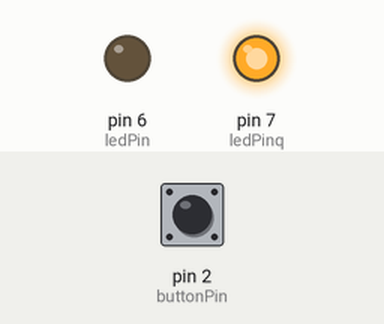
Simulated run of this sketch. Board: Arduino Uno, built with avr-gcc and run on an emulated ATmega328P. Shown: output pins drawn as LEDs (lit = HIGH). The test bench sets the inputs (shaded band); at power-on: pin 2 (buttonPin) LOW.

Above: at 1.2 s.
1.3 s: pin 2 (buttonPin) pulled HIGH for 0.15 s
At 1.38 s:
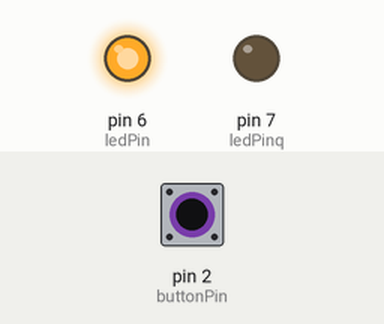
2.9 s: pin 2 (buttonPin) pulled HIGH for 3.2 s
At 7.1 s:
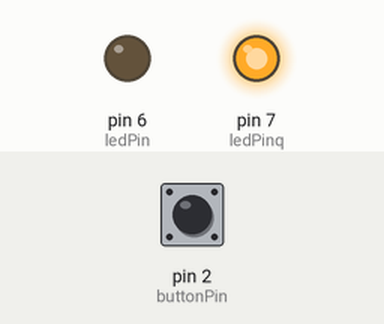
Timing chart, 0 to 8.6 s (numbered marks = the images above; inputs shaded):
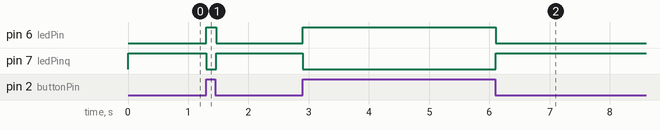

Measured:
- after the input at 1.3 s, pin 6 (ledPin): LOW → HIGH at once, → LOW 0.16 s later; pin 7 (ledPinq): HIGH → LOW at once, → HIGH 0.16 s later
- after the input at 2.9 s, pin 6 (ledPin): LOW → HIGH at once, → LOW 3.2 s later; pin 7 (ledPinq): HIGH → LOW at once, → HIGH 3.2 s later

The sketch:

LED.ino
```cpp
const int buttonPin = 2;
const int ledPin =  6;
//const int buttonPinq = 4;
const int ledPinq =  7;

int buttonState = 0;

void setup() {

  pinMode(ledPin, OUTPUT);
  pinMode(ledPinq, OUTPUT);

  pinMode(buttonPin, INPUT);
//pinMode(buttonPinq, INPUT);
}
void loop() {
  buttonState = digitalRead(buttonPin);


  if (buttonState == HIGH) {

    digitalWrite(ledPin, HIGH); digitalWrite(ledPinq, LOW);
  } else {

    digitalWrite(ledPin, LOW); digitalWrite(ledPinq, HIGH);
  }
delay(20);
}
```
